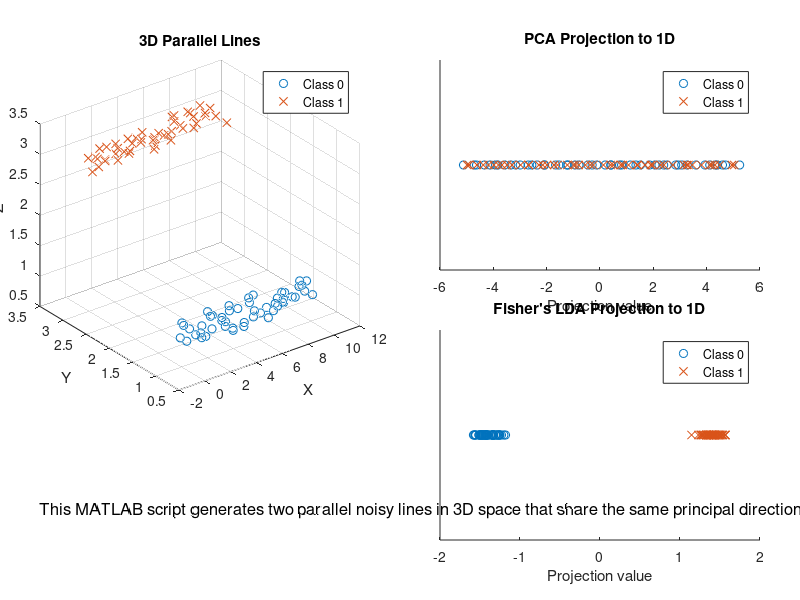

Write MATLAB code to recreate this figure.
%{
FisherLinearDiscriminant.m

This MATLAB script generates two parallel noisy lines in 3D space that  
share the same principal direction of variance but are separated in a 
direction orthogonal to that variance. It applies Principal Component 
Analysis (PCA) and Fisher s Linear Discriminant (FLD) to project the 
data into one dimension. The visualization consists of three panels: 
the left shows the 3D structure of the two classes, while the right 
side displays their one-dimensional projections using PCA and FLD. 

PCA fails to separate the classes due to its focus on maximizing overall 
variance, which is aligned for both groups. In contrast, FLD uses 
label information to find a projection that maximizes class separation 
and thus produces a clear division between the two groups.

By Juan B. Gutiérrez, Professor of Mathematics
University of Texas at San Antonio.

License: Creative Commons Attribution-ShareAlike 4.0 International (CC BY-SA 4.0)
%}

% Generate two parallel lines in 3D
rng('default');
rng(0);
n = 50;
line1 = [linspace(0, 10, n)', ones(n,1), ones(n,1)];
line2 = [linspace(0, 10, n)', ones(n,1)*3, ones(n,1)*3];

% Add some Gaussian noise
line1 = line1 + 0.1*randn(n,3);
line2 = line2 + 0.1*randn(n,3);

% Combine data and labels
X = [line1; line2];
y = [zeros(n,1); ones(n,1)];

% Perform PCA
X_centered = X - mean(X);
[coeff, ~, ~] = pca(X);
X_pca1D = X_centered * coeff(:,1);

% Perform Fisher's Linear Discriminant
mu1 = mean(X(y==0,:),1);
mu2 = mean(X(y==1,:),1);
S1 = cov(X(y==0,:));
S2 = cov(X(y==1,:));
Sw = S1 + S2;
w_fld = Sw \ (mu2 - mu1)';
w_fld = w_fld / norm(w_fld);

X_fld1D = (X - mean(X,1)) * w_fld;

% Plot
figure('Position', [100, 100, 1200, 600]);

% 3D Plot
subplot('Position', [0.05, 0.35, 0.4, 0.55]);
h1 = plot3(line1(:,1), line1(:,2), line1(:,3), 'o'); hold on;
h2 = plot3(line2(:,1), line2(:,2), line2(:,3), 'x');
xlabel('X'); ylabel('Y'); zlabel('Z');
title('3D Parallel Lines');
grid on; view(3);
legend([h1, h2], {'Class 0', 'Class 1'});

% Explanatory Text Below 3D Plot
annotation('textbox', [0.05, 0.05, 0.4, 0.2], 'String', 'This MATLAB script generates two parallel noisy lines in 3D space that share the same principal direction of variance but are separated in a direction orthogonal to that variance. It applies Principal Component Analysis (PCA) and Fisher''s Linear Discriminant (FLD) to project the data into one dimension. PCA fails to separate the classes due to its focus on maximizing overall variance, which is aligned for both groups. In contrast, FLD uses label information to find a projection that maximizes class separation and thus produces a clear division between the two groups.', 'EdgeColor', 'none', 'FontSize', 12, 'Interpreter', 'none', 'FitBoxToText', 'off', 'HorizontalAlignment', 'left');

% PCA Projection
subplot('Position', [0.55, 0.55, 0.4, 0.35]);
scatter(X_pca1D(y==0), zeros(n,1), 'o'); hold on;
scatter(X_pca1D(y==1), zeros(n,1), 'x');
ylim([-1, 1]); yticks([]);  % Remove y-axis ticks to emphasize 1D
title('PCA Projection to 1D');
xlabel('Projection value');
legend({'Class 0','Class 1'});

% FLD Projection
subplot('Position', [0.55, 0.1, 0.4, 0.35]);
scatter(X_fld1D(y==0), zeros(n,1), 'o'); hold on;
scatter(X_fld1D(y==1), zeros(n,1), 'x');
ylim([-1, 1]); yticks([]);  % Remove y-axis ticks to emphasize 1D
title('Fisher''s LDA Projection to 1D');
xlabel('Projection value');
legend({'Class 0','Class 1'});
